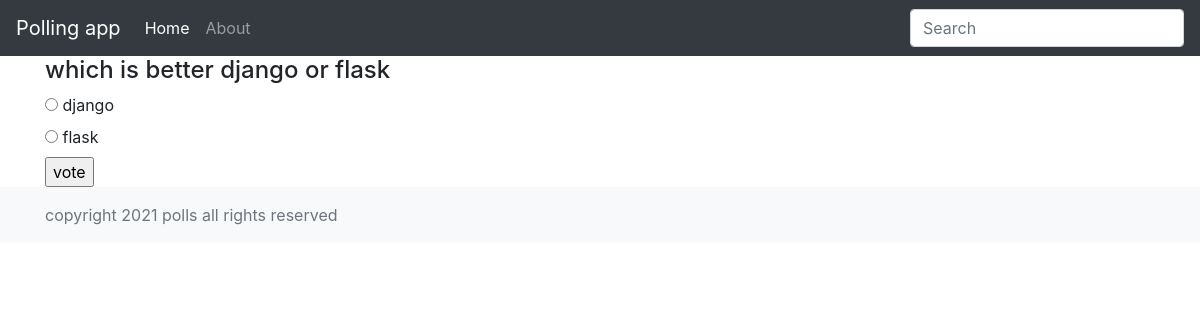
The app's page /polls/2/ with its own data.
### polls/models.py (models this page shows, shortened)
class Question(models.Model):
	question_text = models.CharField(max_length = 200)
	pub_date = models.DateTimeField('date published')
	def was_published_recently(self):
		now = timezone.now()
		return now - datetime.timedelta(days = 1) <= self.pub_date <= now
	was_published_recently.admin_order_field = 'pub_date'
	was_published_recently.boolean = True
	was_published_recently.short_description = 'published recently?'

class Choice(models.Model):
	question = models.ForeignKey(Question, on_delete=models.CASCADE)
	choice_text = models.CharField(max_length = 200)
	votes = models.IntegerField(default = 0)

### polls/views.py (the view)
# urls.py: path('<int:pk>/', views.DetailView.as_view(), name = 'detail'),
class DetailView(generic.DetailView):
	model = Question
	template_name = 'polls/detail.html'
	def get_queryset(self):
		return Question.objects.filter(pub_date__lte = timezone.now())

### polls/templates/polls/detail.html (shortened to what this page needs)
{% extends "polls/extends/main.html" %}
{% block content %}
	<h4>{{ question.question_text }}</h4>
	<form action="{% url 'polls:vote' question.id %}" method="post">
		{% for choice in question.choice_set.all %}
			<input type="radio" name="choice" id="choice{{ forloop.counter }}" value="{{ choice.id }}">
			<label for="choice{{ forloop.counter }}">{{ choice.choice_text }}</label><br>
		{% endfor %}
		<input type="submit" value="vote">
	</form>
{% endblock %}

### records on screen
Question: question_text "which is better django or flask"
Choice: choice_text "django"
Choice: choice_text "flask"
